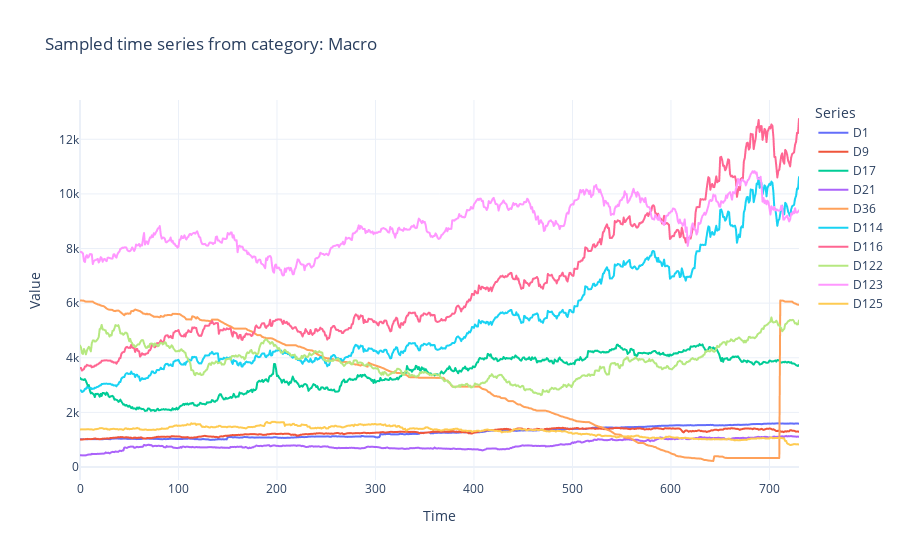

This figure's notebook cell:
### Code cell
plot_sampled_series(df, 'Macro')

### Figure 1 — Plotly figure (JSON) as saved in the notebook; plotly's stock layout.template omitted (floating-point values rounded to 4 significant figures; data arrays with more than 128 entries replaced by an {"elided": "..."} marker saying what was removed)
{"data": [{"hovertemplate": "Series ID=D1<br>Time=%{x}<br>Value=%{y}<extra></extra>", "legendgroup": "D1", "line": {"color": "#636efa", "dash": "solid"}, "marker": {"symbol": "circle"}, "mode": "lines", "name": "D1", "showlegend": true, "type": "scattergl", "x": {"elided": "731 int values"}, "xaxis": "x", "y": {"elided": "731 float values"}, "yaxis": "y"}, {"hovertemplate": "Series ID=D9<br>Time=%{x}<br>Value=%{y}<extra></extra>", "legendgroup": "D9", "line": {"color": "#EF553B", "dash": "solid"}, "marker": {"symbol": "circle"}, "mode": "lines", "name": "D9", "showlegend": true, "type": "scattergl", "x": {"elided": "731 int values"}, "xaxis": "x", "y": {"elided": "731 float values"}, "yaxis": "y"}, {"hovertemplate": "Series ID=D17<br>Time=%{x}<br>Value=%{y}<extra></extra>", "legendgroup": "D17", "line": {"color": "#00cc96", "dash": "solid"}, "marker": {"symbol": "circle"}, "mode": "lines", "name": "D17", "showlegend": true, "type": "scattergl", "x": {"elided": "731 int values"}, "xaxis": "x", "y": {"elided": "731 float values"}, "yaxis": "y"}, {"hovertemplate": "Series ID=D21<br>Time=%{x}<br>Value=%{y}<extra></extra>", "legendgroup": "D21", "line": {"color": "#ab63fa", "dash": "solid"}, "marker": {"symbol": "circle"}, "mode": "lines", "name": "D21", "showlegend": true, "type": "scattergl", "x": {"elided": "731 int values"}, "xaxis": "x", "y": {"elided": "731 float values"}, "yaxis": "y"}, {"hovertemplate": "Series ID=D36<br>Time=%{x}<br>Value=%{y}<extra></extra>", "legendgroup": "D36", "line": {"color": "#FFA15A", "dash": "solid"}, "marker": {"symbol": "circle"}, "mode": "lines", "name": "D36", "showlegend": true, "type": "scattergl", "x": {"elided": "731 int values"}, "xaxis": "x", "y": {"elided": "731 float values"}, "yaxis": "y"}, {"hovertemplate": "Series ID=D114<br>Time=%{x}<br>Value=%{y}<extra></extra>", "legendgroup": "D114", "line": {"color": "#19d3f3", "dash": "solid"}, "marker": {"symbol": "circle"}, "mode": "lines", "name": "D114", "showlegend": true, "type": "scattergl", "x": {"elided": "731 int values"}, "xaxis": "x", "y": {"elided": "731 float values"}, "yaxis": "y"}, {"hovertemplate": "Series ID=D116<br>Time=%{x}<br>Value=%{y}<extra></extra>", "legendgroup": "D116", "line": {"color": "#FF6692", "dash": "solid"}, "marker": {"symbol": "circle"}, "mode": "lines", "name": "D116", "showlegend": true, "type": "scattergl", "x": {"elided": "731 int values"}, "xaxis": "x", "y": {"elided": "731 float values"}, "yaxis": "y"}, {"hovertemplate": "Series ID=D122<br>Time=%{x}<br>Value=%{y}<extra></extra>", "legendgroup": "D122", "line": {"color": "#B6E880", "dash": "solid"}, "marker": {"symbol": "circle"}, "mode": "lines", "name": "D122", "showlegend": true, "type": "scattergl", "x": {"elided": "731 int values"}, "xaxis": "x", "y": {"elided": "731 float values"}, "yaxis": "y"}, {"hovertemplate": "Series ID=D123<br>Time=%{x}<br>Value=%{y}<extra></extra>", "legendgroup": "D123", "line": {"color": "#FF97FF", "dash": "solid"}, "marker": {"symbol": "circle"}, "mode": "lines", "name": "D123", "showlegend": true, "type": "scattergl", "x": {"elided": "731 int values"}, "xaxis": "x", "y": {"elided": "731 float values"}, "yaxis": "y"}, {"hovertemplate": "Series ID=D125<br>Time=%{x}<br>Value=%{y}<extra></extra>", "legendgroup": "D125", "line": {"color": "#FECB52", "dash": "solid"}, "marker": {"symbol": "circle"}, "mode": "lines", "name": "D125", "showlegend": true, "type": "scattergl", "x": {"elided": "731 int values"}, "xaxis": "x", "y": {"elided": "731 float values"}, "yaxis": "y"}], "layout": {"hovermode": "x unified", "legend": {"title": {"text": "Series"}, "tracegroupgap": 0}, "title": {"text": "Sampled time series from category: Macro"}, "xaxis": {"anchor": "y", "domain": [0, 1], "title": {"text": "Time"}}, "yaxis": {"anchor": "x", "domain": [0, 1], "title": {"text": "Value"}}}}
